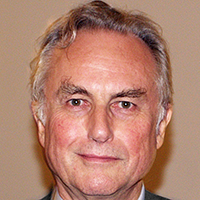
#> input picture images/dawkins-200px.png, 200 x 200 px
$ python hist.py   (Python 2 division)   (older library calls are emulated)
#> lines starting #> are read from the running program, lines starting #| are printed output that depends on the picture
import numpy as np
import matplotlib.pyplot as plt
import cv2
# import matplotlib.image as mpimg
# from numpy import *
from PIL import Image

# [14 lines of commented-out code are left out]
def get_num_pixels(filepath):
    width, height = Image.open(open(filepath)).size
    return width,height

def chunks(l, n):
    n = max(1, n)
    return [l[i:i + n] for i in range(0, len(l), n)]

# [12 lines of commented-out code are left out]
img_to_equalize = cv2.imread('images/dawkins-200px.png',0)
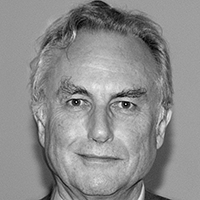
#> img_to_equalize: shape (200, 200); min 0, max 253, mean 141.1
equ = cv2.equalizeHist(img_to_equalize)
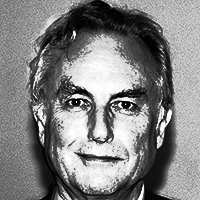
#> equ: shape (200, 200); min 0, max 255, mean 129.5
# res = np.hstack((img_to_equalize,equ)) #stacking images side-by-side
cv2.imwrite('images/dawkins-equalized.png',equ)

width,height = get_num_pixels('images/dawkins-equalized.png')
#> (the run stopped early here; a loop or call above may not have finished)
